Frame 1 (no input): blank canvas, image omitted
Frame 60 (the mouse pressed at the canvas centre just before this capture): blank canvas, image omitted
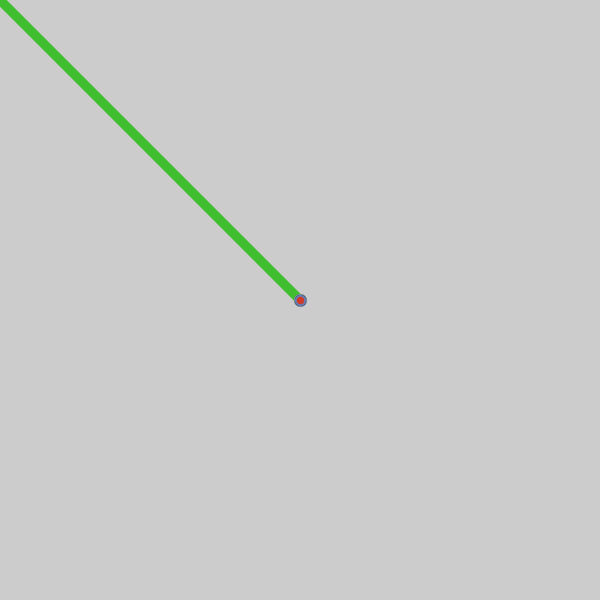
Frame 120 (the mouse held since frame 60 and released just before this capture)

The Processing sketch whose frames 1 and 60 were blank and that drew this single picture after the mouse press (run headless with seeded random() and noise(); from frame 60 on, the mouse is pressed at the canvas centre):

// Processing sketch: processing_182559
// ── processing_182559.pde

void setup(){
size(600,600);
}
void draw() {
  if (mousePressed == true) {
    //point(mouseX,mouseY);
    strokeWeight(random(3,13));
    stroke(random(250), random(200), random(200));
    line(mouseX,mouseY,pmouseX,pmouseY);
  }
}

void keyPressed() {
  if (key == 's') {
    save("my_drawing.png");
  }
  //if (key == 'b') {
    //background(random(255), random(255), random(255));
    //draw_top_line();
 // }
 // if (key == 'c') {
   // stroke(random(255), random(255), random(255));
   // draw_top_line();
 // }
//}
//void draw_top_line() {
  //  strokeWeight(7);
   // line(0,0, width, 0);
   // strokeWeight(2);
}
